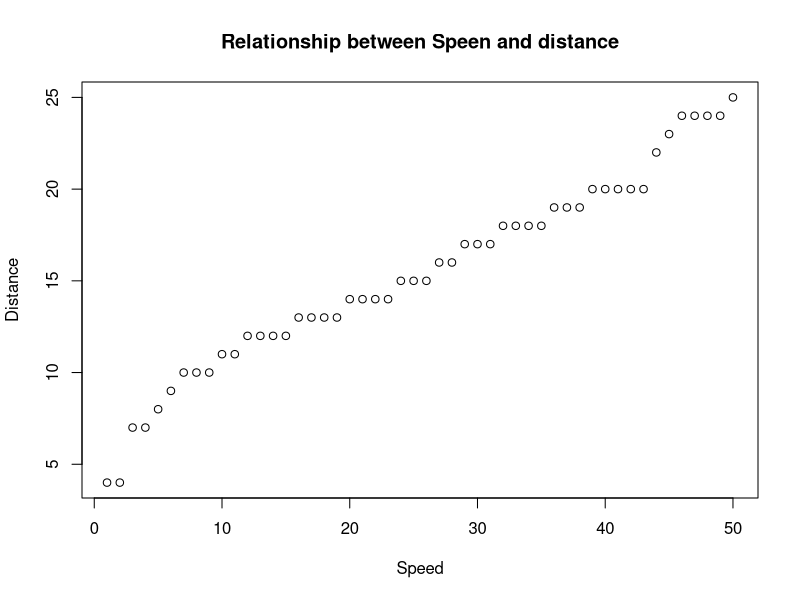

This chart was generated by the following R code:
library(AER)
plot(cars$speed,cars$distance,
     main="Relationship between Speen and distance",
     xlab="Speed",ylab="Distance")
